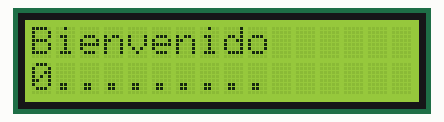
This sketch was run on a simulated ESP32. On the bench: 16×2 character LCD.

Above: at 0.1 s.
At 4.1 s:
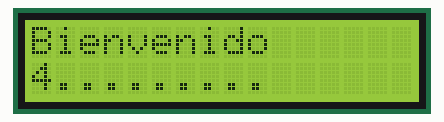
At 9.1 s:
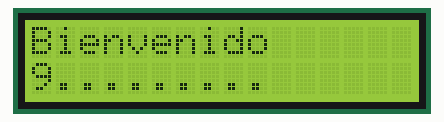
At 19.1 s:
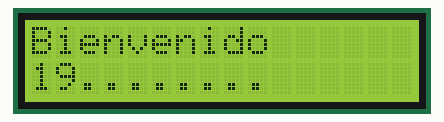
At 29.1 s:
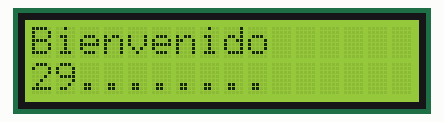
At 39.1 s:
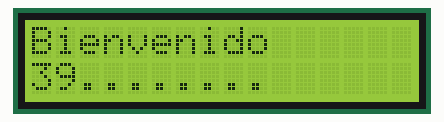

The sketch:

LCD16x2_ESP32.ino
```cpp
/*
 * Date: 12/03/2022
 * Title: LCD 16x2 & ESP32
 * Author: Rubén Lozano
 *
 * Referencias: http://electronoobs.com/eng_arduino_tut163.php
 *
*/

#include <LiquidCrystal.h>

#define RS 5 //PIN D19 o D5
#define EN 17 //PIN D18 o TX2 GPIO17
#define DB4 16 //PIN D5 o RX2 GPIO16
#define DB5 4 //PIN D4
#define DB6 2 //PIN D2
#define DB7 15 //PIN D15


LiquidCrystal lcd(RS, EN, DB4, DB5, DB6, DB7); //Pines para conexión LCD

/*
 *****************************************************
 *    SETUP
 *****************************************************
*/
void setup()
{
  Serial.begin(115200);      //Inicialización del bus serial
  lcd.begin(16, 2);         //Inicialización de la pantalla LCD 16x2.
  lcd.clear();              //Limpieza de pantalla
  lcd.setCursor(0, 0);      //Posición del cursor (C,F)
  lcd.print("Bienvenido");  //Impresion de mensaje inicial
  lcd.setCursor(0, 1);
  lcd.print("..........");
}

/*
 *****************************************************
 *    LOOP
 *****************************************************
 */

void loop()
{
   // Cambia el cursor a columna 0, línea 1
  // (nota: la línea 1 es la segunda fila, ya que el conteo comienza con 0):
  lcd.setCursor(0, 1);
  // imprime el número de segundos desde el reinicio:
  lcd.print(millis() / 1000);
}
```

Measured:
- what the display in image 1 shows lasts 1.0 s, from 4.0 s to 5.0 s
